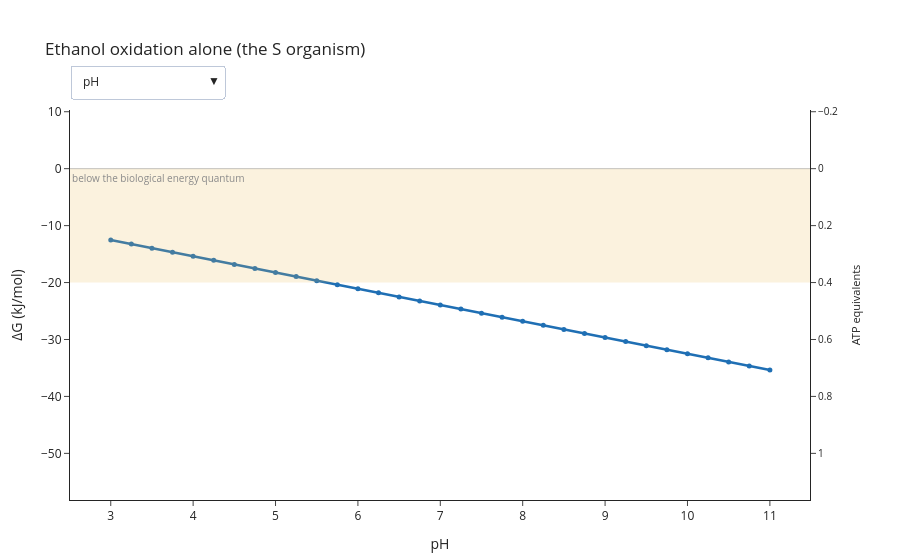

The code cell stored with this chart in its notebook:
### Markdown cell above
### The H₂ producer alone

The interactive explorer shows one reaction's free energy against whatever
you choose from the dropdown. Choose **H2(g)**. As H₂ builds up, ethanol
oxidation stops paying: on its own the S organism poisons itself with its
own product.

### Code cell
explorer_producer = plot_energy_explorer(
    producer,
    title="Ethanol oxidation alone (the S organism)",
    save_html="syntrophy_ethanol_oxidizer",
)
explorer_producer.show(config=SVG_CONFIG)

### Figure 1 — Plotly figure (JSON) as saved in the notebook; plotly's stock layout.template omitted (floating-point values rounded to 4 significant figures)
{"data": [{"hovertemplate": "pH: %{x}<br>ΔG: %{y:.1f} kJ/mol<extra></extra>", "line": {"color": "#1F6FB4", "width": 2.5}, "marker": {"size": 5}, "mode": "lines+markers", "name": "pH", "type": "scatter", "visible": true, "x": [3.0, 3.25, 3.5, 3.75, 4.0, 4.25, 4.5, 4.75, 5.0, 5.25, 5.5, 5.75, 6.0, 6.25, 6.5, 6.75, 7.0, 7.25, 7.5, 7.75, 8.0, 8.25, 8.5, 8.75, 9.0, 9.25, 9.5, 9.75, 10.0, 10.25, 10.5, 10.75, 11.0], "y": [-12.53, -13.24, -13.95, -14.67, -15.38, -16.09, -16.81, -17.52, -18.24, -18.95, -19.66, -20.38, -21.09, -21.8, -22.52, -23.23, -23.94, -24.66, -25.37, -26.08, -26.8, -27.51, -28.22, -28.94, -29.65, -30.36, -31.08, -31.79, -32.51, -33.22, -33.93, -34.65, -35.36]}, {"hovertemplate": "temperature (°C): %{x}<br>ΔG: %{y:.1f} kJ/mol<extra></extra>", "line": {"color": "#1F6FB4", "width": 2.5}, "marker": {"size": 5}, "mode": "lines+markers", "name": "temperature (°C)", "type": "scatter", "visible": false, "x": [0.01, 3.343, 6.676, 10.01, 13.34, 16.68, 20.01, 23.34, 26.67, 30.01, 33.34, 36.67, 40.01, 43.34, 46.67, 50.0, 53.34, 56.67, 60.0, 63.34, 66.67, 70.0, 73.34, 76.67, 80.0, 83.33, 86.67, 90.0, 93.33, 96.67, 100.0], "y": [-18.14, -18.93, -19.72, -20.5, -21.27, -22.04, -22.81, -23.57, -24.32, -25.07, -25.82, -26.56, -27.3, -28.03, -28.76, -29.48, -30.2, -30.91, -31.63, -32.33, -33.04, -33.74, -34.43, -35.12, -35.81, -36.5, -37.18, -37.85, -38.52, -39.19, -39.86]}, {"hovertemplate": "[Acetate] (molal): %{x}<br>ΔG: %{y:.1f} kJ/mol<extra></extra>", "line": {"color": "#1F6FB4", "width": 2.5}, "marker": {"size": 5}, "mode": "lines+markers", "name": "[Acetate] (molal)", "type": "scatter", "visible": false, "x": [1e-09, 2.154e-09, 4.642e-09, 1e-08, 2.154e-08, 4.642e-08, 1e-07, 2.154e-07, 4.642e-07, 1e-06, 2.154e-06, 4.642e-06, 1e-05, 2.154e-05, 4.642e-05, 0.0001, 0.0002154, 0.0004642, 0.001, 0.002154, 0.004642, 0.01, 0.02154, 0.04642, 0.1], "y": [-41.07, -40.12, -39.16, -38.21, -37.26, -36.31, -35.36, -34.41, -33.46, -32.51, -31.55, -30.6, -29.65, -28.7, -27.75, -26.8, -25.85, -24.89, -23.94, -22.99, -22.04, -21.09, -20.14, -19.19, -18.24]}, {"hovertemplate": "[Ethanol(aq)] (molal): %{x}<br>ΔG: %{y:.1f} kJ/mol<extra></extra>", "line": {"color": "#1F6FB4", "width": 2.5}, "marker": {"size": 5}, "mode": "lines+markers", "name": "[Ethanol(aq)] (molal)", "type": "scatter", "visible": false, "x": [1e-09, 2.154e-09, 4.642e-09, 1e-08, 2.154e-08, 4.642e-08, 1e-07, 2.154e-07, 4.642e-07, 1e-06, 2.154e-06, 4.642e-06, 1e-05, 2.154e-05, 4.642e-05, 0.0001, 0.0002154, 0.0004642, 0.001, 0.002154, 0.004642, 0.01, 0.02154, 0.04642, 0.1], "y": [-6.819, -7.771, -8.722, -9.673, -10.62, -11.58, -12.53, -13.48, -14.43, -15.38, -16.33, -17.28, -18.24, -19.19, -20.14, -21.09, -22.04, -22.99, -23.94, -24.89, -25.85, -26.8, -27.75, -28.7, -29.65]}, {"hovertemplate": "pH2(g) (bar): %{x}<br>ΔG: %{y:.1f} kJ/mol<extra></extra>", "line": {"color": "#1F6FB4", "width": 2.5}, "marker": {"size": 5}, "mode": "lines+markers", "name": "pH2(g) (bar)", "type": "scatter", "visible": false, "x": [1e-10, 2.61e-10, 6.813e-10, 1.778e-09, 4.642e-09, 1.212e-08, 3.162e-08, 8.254e-08, 2.154e-07, 5.623e-07, 1.468e-06, 3.831e-06, 1e-05, 2.61e-05, 6.813e-05, 0.0001778, 0.0004642, 0.001212, 0.003162, 0.008254, 0.02154, 0.05623, 0.1468, 0.3831, 1.0], "y": [-52.48, -50.11, -47.73, -45.35, -42.97, -40.59, -38.21, -35.84, -33.46, -31.08, -28.7, -26.32, -23.94, -21.57, -19.19, -16.81, -14.43, -12.05, -9.673, -7.295, -4.917, -2.538, -0.16, 2.218, 4.597]}, {"hoverinfo": "skip", "marker": {"opacity": 0}, "mode": "markers", "showlegend": false, "type": "scatter", "x": [3.0], "y": [1.164], "yaxis": "y2"}], "layout": {"annotations": [{"font": {"color": "#8A8A8A", "size": 10}, "showarrow": false, "text": "below the biological energy quantum", "x": 0, "xanchor": "left", "xref": "x domain", "y": 0.0, "yanchor": "top", "yref": "y"}], "hovermode": "x unified", "margin": {"b": 60, "l": 70, "r": 90, "t": 110}, "shapes": [{"line": {"color": "#333333", "width": 1}, "type": "line", "x0": 0, "x1": 1, "xref": "x domain", "y0": 0.0, "y1": 0.0, "yref": "y"}, {"fillcolor": "#E8B84B", "line": {"width": 0}, "opacity": 0.18, "type": "rect", "x0": 0, "x1": 1, "xref": "x domain", "y0": -20.0, "y1": 0.0, "yref": "y"}], "showlegend": false, "title": {"text": "Ethanol oxidation alone (the S organism)"}, "updatemenus": [{"buttons": [{"args": [{"visible": [true, false, false, false, false]}, {"xaxis.title.text": "pH", "xaxis.type": "linear"}], "label": "pH", "method": "update"}, {"args": [{"visible": [false, true, false, false, false]}, {"xaxis.title.text": "temperature (°C)", "xaxis.type": "linear"}], "label": "temperature (°C)", "method": "update"}, {"args": [{"visible": [false, false, true, false, false]}, {"xaxis.title.text": "[Acetate] (molal)", "xaxis.type": "log"}], "label": "[Acetate] (molal)", "method": "update"}, {"args": [{"visible": [false, false, false, true, false]}, {"xaxis.title.text": "[Ethanol(aq)] (molal)", "xaxis.type": "log"}], "label": "[Ethanol(aq)] (molal)", "method": "update"}, {"args": [{"visible": [false, false, false, false, true]}, {"xaxis.title.text": "pH2(g) (bar)", "xaxis.type": "log"}], "label": "pH2(g) (bar)", "method": "update"}], "direction": "down", "pad": {"r": 10, "t": 10}, "showactive": true, "x": 0.0, "xanchor": "left", "y": 1.14, "yanchor": "top"}], "xaxis": {"title": {"text": "pH"}, "type": "linear"}, "yaxis": {"range": [-58.19, 10.3], "title": {"text": "ΔG (kJ/mol)"}}, "yaxis2": {"overlaying": "y", "range": [1.164, -0.2061], "showgrid": false, "side": "right", "tickfont": {"size": 10}, "title": {"font": {"size": 11}, "text": "ATP equivalents"}}}}
